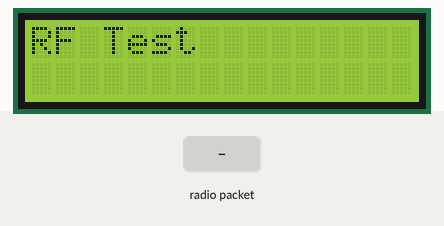
Recording of a sketch running on a simulated Arduino Nano, built with avr-gcc and run on an emulated ATmega328P. Parts: 16×2 character LCD. The test bench sets the inputs (shaded band). No radio packets arrive unless stated.

Above: at 1.2 s.
1.3 s: radio packet "1" arrives
At 1.7 s:
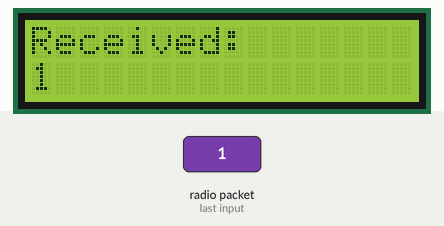
2.8 s: radio packet "0" arrives
At 4.0 s:
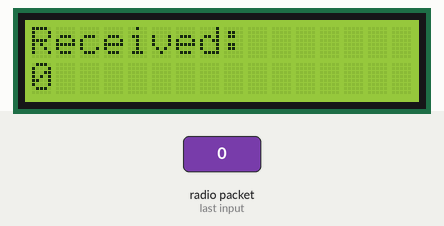
4.3 s: radio packet "2" arrives
At 5.2 s:
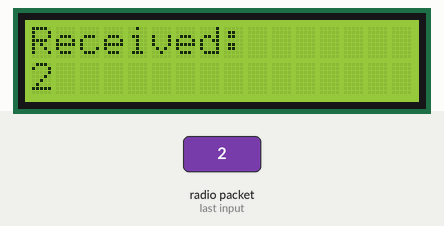
Timing chart, 0 to 7.3 s (numbered marks = the images above; inputs shaded):
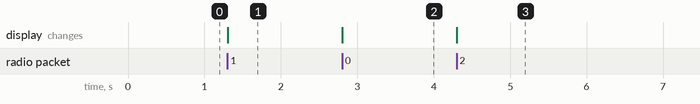

Measured:
- after the input at 1.3 s, the display: changes at once (image 1)
- after the input at 2.8 s, the display: changes at once (image 2)
- after the input at 4.3 s, the display: changes at once (image 3)

The sketch:

lcd_rf_test.ino
```cpp
// RF libs
#include <RH_ASK.h>
#include <SPI.h>
// LCD lib
#include <LiquidCrystal.h>

// RF: speed, RX pin, TX pin
RH_ASK driver(2000, 7, 6);
// LCD pins
LiquidCrystal lcd(12, 11, 5, 4, 3, 2);
// Button pins
const int ASK_DATA_PIN = A0;
const int TOG_OSCILATION_PIN = A1;
const int TOG_SMART_PIN = A2;
const int INC_TEMP_PIN = A3;
const int DEC_TEMP_PIN = A4;

// So we know who's communicating
const char *nanoID = "89Nano: ";

unsigned long lastSend = 0;

void setup() {
  driver.init();
  lcd.begin(16, 2);
  lcd.print("RF Test");
}

void loop() {

  if (millis() - lastSend > 2000) {

    sendRF();

    lastSend = millis();
  }

  uint8_t buf[20];
  uint8_t buflen = sizeof(buf);

  if (driver.recv(buf, &buflen)) {
    lcd.clear();
    lcd.setCursor(0, 0);
    lcd.print("Received:");

    lcd.setCursor(0, 1);

    for (int i = 0; i < buflen; i++) {
      lcd.print((char)buf[i]);
    }
  }


}

void sendRF() {
  char message[50];
    snprintf(message, sizeof(message), "%s%s", nanoID, "Hello RF");

    driver.send((uint8_t *)message, strlen(message));
    driver.waitPacketSent();
}
```
